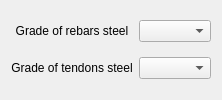
      <widget class="QWidget" name="tab_3">
       <attribute name="title">
        <string>Reinforcement</string>
       </attribute>
       <layout class="QHBoxLayout" name="horizontalLayout_2">
        <item>
         <layout class="QHBoxLayout" name="horizontalLayout_4">
          <property name="sizeConstraint">
           <enum>QLayout::SetMinimumSize</enum>
          </property>
          <item>
           <layout class="QGridLayout" name="gridLayout_3">
            <property name="sizeConstraint">
             <enum>QLayout::SetFixedSize</enum>
            </property>
            <item row="1" column="1">
             <widget class="QComboBox" name="comboBox_4">
              <property name="sizePolicy">
               <sizepolicy hsizetype="Maximum" vsizetype="Fixed">
                <horstretch>0</horstretch>
                <verstretch>0</verstretch>
               </sizepolicy>
              </property>
              <property name="toolTip">
               <string>Grade of tendons steel</string>
              </property>
              <property name="statusTip">
               <string>Grade of tendons steel</string>
              </property>
             </widget>
            </item>
            <item row="0" column="1">
             <widget class="QComboBox" name="comboBox_3">
              <property name="enabled">
               <bool>true</bool>
              </property>
              <property name="sizePolicy">
               <sizepolicy hsizetype="Maximum" vsizetype="Fixed">
                <horstretch>0</horstretch>
                <verstretch>0</verstretch>
               </sizepolicy>
              </property>
              <property name="toolTip">
               <string>Grade of rebars steel</string>
              </property>
              <property name="statusTip">
               <string>Grade of rebars steel</string>
              </property>
             </widget>
            </item>
            <item row="0" column="0">
             <widget class="QLabel" name="label_5">
              <property name="text">
               <string>Grade of rebars steel</string>
              </property>
              <property name="alignment">
               <set>Qt::AlignCenter</set>
              </property>
             </widget>
            </item>
            <item row="1" column="0">
             <widget class="QLabel" name="label_6">
              <property name="text">
               <string>Grade of tendons steel</string>
              </property>
              <property name="textFormat">
               <enum>Qt::PlainText</enum>
              </property>
              <property name="alignment">
               <set>Qt::AlignCenter</set>
              </property>
             </widget>
            </item>
           </layout>
          </item>
         </layout>
        </item>
       </layout>
      </widget>
